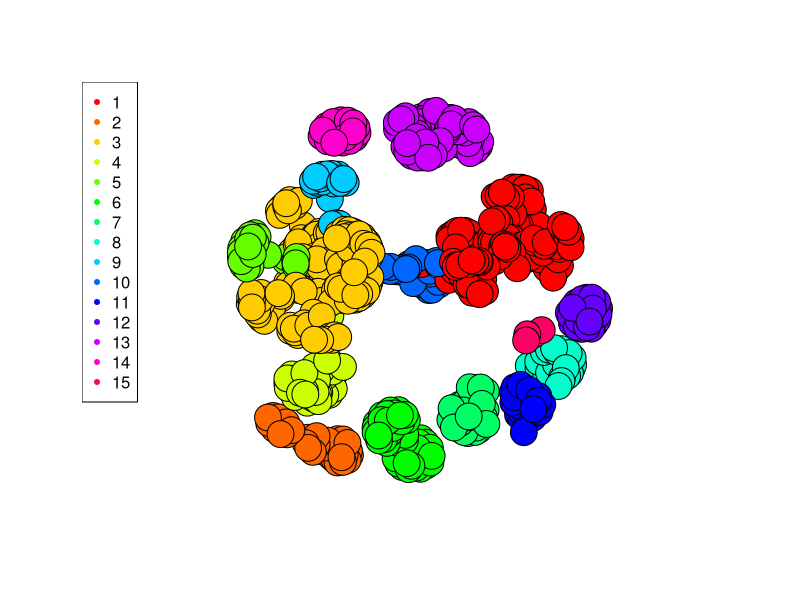

Write R code to recreate this figure.
## ---- chunk 1
install.packages("dplyr")
install.packages("stringi")
install.packages("igraph")
library(dplyr)
library(stringi)
library(igraph)
## ---- chunk 2
df <- read.csv(file = 'football_competitions.csv')
head(df)
## ---- chunk 3
str(df)
## ---- chunk 4
max(df$pl_pi - df$pl_w - df$pl_d -df$pl_l)
## ---- chunk 5
min(df$pl_pi)
## ---- chunk 6
comp_variation <- (df %>% group_by(df$competition) %>% summarise(pl_pi = sd(pl_pi)))
comp_variation <- comp_variation[comp_variation$pl_pi > 0,]
comp_variation
df[df$competition %in% comp_variation$'df$competition',c('competition','pl_team','pl_pi')]
## ---- chunk 7
max(df$pl_a - df$pl_f + df$pl_gd)
## ---- chunk 8
stri_match("American MLS League - Western Conference 2020/21", regex="(.*?)[ ]*([^ ]*\\d)$")
stri_match("American MLS League - Western Conference", regex="(.*?)[ ]*-[ ]*(.*)")
## ---- chunk 9
df_clean <- df[,c('pl_w','pl_d','pl_l','pl_f','pl_a','pl_pts')]

intermediate_comp <- stri_match(df$competition, regex="(.*?)[ ]*([^ ]*\\d)$")
intermediate_comp_name <- stri_match(intermediate_comp[,2], regex="(.*?)[ ]+-[ ]+(.*)")
df_clean[is.na(intermediate_comp_name[,1]), 'comp'] <- intermediate_comp[is.na(intermediate_comp_name[,1]),2]
df_clean[is.na(intermediate_comp_name[,1]), 'group'] <- NA
df_clean[!is.na(intermediate_comp_name[,1]), 'comp'] <- intermediate_comp_name[!is.na(intermediate_comp_name[,1]),2]
df_clean[!is.na(intermediate_comp_name[,1]), 'group'] <- intermediate_comp_name[!is.na(intermediate_comp_name[,1]),3]
intermediate_comp_year <- stri_match(intermediate_comp[,3], regex="(.*)/(.*)")
df_clean[is.na(intermediate_comp_year[,1]),'begin'] <- as.integer(intermediate_comp[is.na(intermediate_comp_year[,1]),3])
df_clean[is.na(intermediate_comp_year[,1]),'end'] <- as.integer(intermediate_comp[is.na(intermediate_comp_year[,1]),3])
df_clean[!is.na(intermediate_comp_year[,1]),'begin'] <- as.integer(intermediate_comp_year[!is.na(intermediate_comp_year[,1]),2])
df_clean[!is.na(intermediate_comp_year[,1]),'end'] <- as.integer(paste("20", intermediate_comp_year[!is.na(intermediate_comp_year[,1]),3], sep=""))
df_clean$pl_team <- stri_match(df$pl_team, regex="([^\\*]*)( \\*)?")[,2]
df_clean$pl_team <- stri_match(df_clean$pl_team, regex="(.*[^ ])( )*")[,2]
## ---- chunk 10
b <- df_clean[,c("comp","pl_team")] %>% distinct()
n <- length(b[,1])
g <- c()
for (i in 1:n ){
g <- c(g, paste( "C:", b[i,"comp"]), paste("T:", b[i,"pl_team"]))
}
graph <- make_graph(g, directed=FALSE)
#V(graph)$type <- V(graph)$name %in% b[,"comp"]
fc <- fastgreedy.community(graph)
df_clean$comp_comm <- membership(fc)[paste("C:",df_clean$comp)]
df_clean$team_comm <- membership(fc)[paste("T:",df_clean$pl_team)]
colors <- rainbow(max(membership(fc)))
table(df_clean$team_comm, df_clean$comp_comm)

bb <- df_clean[,c("pl_team", "team_comm")] %>% distinct()
bbb <- df_clean[,c("comp", "comp_comm")] %>% distinct()
comm <- list()
n <- length(bb[,1])
for (i in 1:n ){
comm[paste("T:",bb[i,"pl_team"])] <- bb[i,"team_comm"]
}
n <- length(bbb[,1])
for (i in 1:n ){
comm[paste("C:",bbb[i,"comp"])] <- bbb[i,"comp_comm"]
}
col <- c()
for (name in V(graph)$name){
  col <- c(col, colors[comm[[name]]])
  
}
plot(graph, vertex.label=NA, vertex.size=15, arrow.width=1,vertex.color=col)
legend('topleft',legend=1:max(membership(fc)), pch=20, col=colors)
## ---- chunk 11
groups(fc)
## ---- chunk 12
sapply(df, function(x) sum(is.na(x)))
## ---- chunk 13
sum(df==0)
## ---- chunk 14
boxplot.stats(df$pl_pi)$out
## ---- chunk 15
boxplot.stats(df$pl_w)$out
## ---- chunk 16
boxplot.stats(df$pl_d)$out
## ---- chunk 17
boxplot.stats(df$pl_l)$out
## ---- chunk 18
boxplot.stats(df$pl_f)$out
## ---- chunk 19
boxplot.stats(df$pl_a)$out
## ---- chunk 20
write.csv(df_clean, 'clean.csv')
